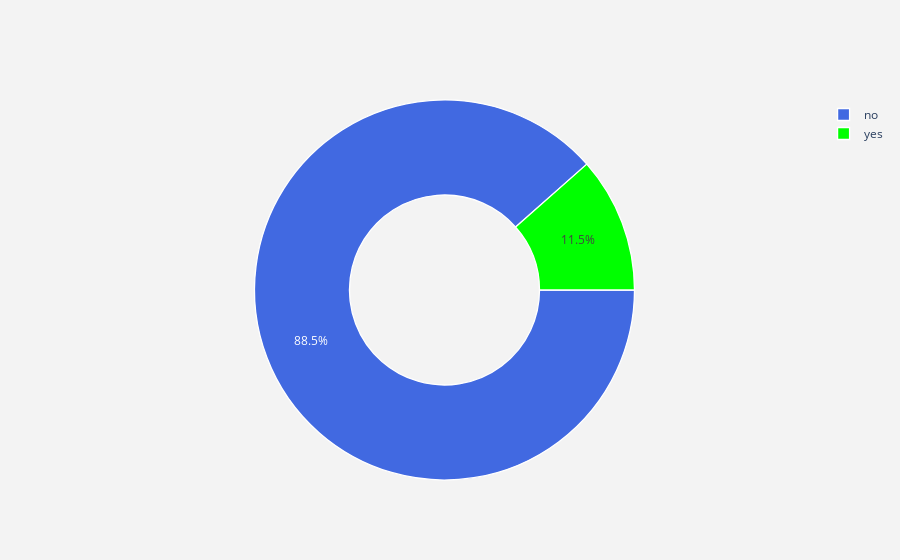

Notebook code for this chart:
### Markdown cell above
Графическое отображение несбалансированности классов:

### Code cell
#labels
lab = data["y"].value_counts().keys().tolist()
#values
val = data["y"].value_counts().values.tolist()

trace = go.Pie(labels = lab ,
               values = val ,
               marker = dict(colors =  [ 'royalblue' ,'lime'],
                             line = dict(color = "white",
                                         width =  1.3)
                            ),
               rotation = 90,
               hoverinfo = "label+value+text",
               hole = .5
              )
layout = go.Layout(dict(
                        plot_bgcolor  = "rgb(243,243,243)",
                        paper_bgcolor = "rgb(243,243,243)",
                       )
                  )

data1 = [trace]
fig = go.Figure(data = data1,layout = layout)
py.iplot(fig)

### Figure 1 — Plotly figure (JSON) as saved in the notebook; plotly's stock layout.template omitted (floating-point values rounded to 4 significant figures)
{"data": [{"hole": 0.5, "hoverinfo": "label+value+text", "labels": ["no", "yes"], "marker": {"colors": ["royalblue", "lime"], "line": {"color": "white", "width": 1.3}}, "rotation": 90, "type": "pie", "values": [4000, 521]}], "layout": {"paper_bgcolor": "rgb(243,243,243)", "plot_bgcolor": "rgb(243,243,243)"}}
